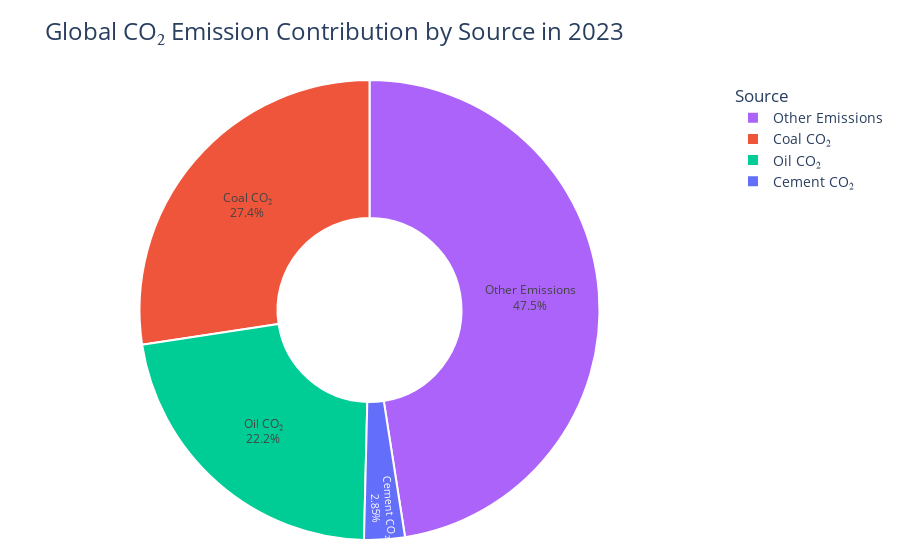

The cell this chart's notebook holds for it:
### Markdown cell above
# Pie Chart: CO₂ Emission Contributions by Source

This pie chart shows the contributions of different CO₂ emission sources for the most recent year in our dataset.  
The sources include:
- **Cement CO₂**
- **Coal CO₂**
- **Oil CO₂**
- **Other Emissions:** (calculated as Total CO₂ minus the sum of Cement, Coal, and Oil CO₂)

The visualization uses a donut style for a modern and clean look.

### Code cell
import plotly.express as px

# Prepare data for the latest year
latest_year = data_clean['year'].max()
df_latest = data_clean[data_clean['year'] == latest_year]

# Aggregate global sums
total_co2  = df_latest['co2'].sum()
cement_co2 = df_latest['cement_co2'].sum()
coal_co2   = df_latest['coal_co2'].sum()
oil_co2    = df_latest['oil_co2'].sum()
others     = total_co2 - (cement_co2 + coal_co2 + oil_co2)

# Build a DataFrame for plotting
pie_df = pd.DataFrame({
    'Source': ['Cement CO₂', 'Coal CO₂', 'Oil CO₂', 'Other Emissions'],
    'Emissions': [cement_co2, coal_co2, oil_co2, others]
})

# Create the donut chart
fig = px.pie(
    pie_df,
    names='Source',
    values='Emissions',
    hole=0.4,  # donut hole size
    title=f"Global CO₂ Emission Contribution by Source in {latest_year}",
    color='Source',
    color_discrete_sequence=px.colors.qualitative.Plotly
)

# Update layout for presentation quality
fig.update_traces(
    textposition='inside',
    textinfo='percent+label',
    hovertemplate='<b>%{label}</b><br>Emissions: %{value:,.0f} MtCO₂<extra></extra>',
    marker=dict(line=dict(color='#FFFFFF', width=2))
)

fig.update_layout(
    title_font_size=24,
    legend_title_text='Source',
    legend_font_size=14,
    margin=dict(t=80, b=20, l=20, r=20)
)

fig.show()

### Figure 1 — Plotly figure (JSON) as saved in the notebook; plotly's stock layout.template omitted (floating-point values rounded to 4 significant figures)
{"data": [{"customdata": [["Cement CO₂"], ["Coal CO₂"], ["Oil CO₂"], ["Other Emissions"]], "domain": {"x": [0, 1], "y": [0, 1]}, "hole": 0.4, "hovertemplate": "<b>%{label}</b><br>Emissions: %{value:,.0f} MtCO₂<extra></extra>", "labels": ["Cement CO₂", "Coal CO₂", "Oil CO₂", "Other Emissions"], "legendgroup": "", "marker": {"colors": ["#636EFA", "#EF553B", "#00CC96", "#AB63FA"], "line": {"color": "#FFFFFF", "width": 2}}, "name": "", "showlegend": true, "textinfo": "percent+label", "textposition": "inside", "type": "pie", "values": [6883.0, 66110.0, 53520.0, 114600.0]}], "layout": {"legend": {"font": {"size": 14}, "title": {"text": "Source"}, "tracegroupgap": 0}, "margin": {"b": 20, "l": 20, "r": 20, "t": 80}, "piecolorway": ["#636EFA", "#EF553B", "#00CC96", "#AB63FA", "#FFA15A", "#19D3F3", "#FF6692", "#B6E880", "#FF97FF", "#FECB52"], "title": {"font": {"size": 24}, "text": "Global CO₂ Emission Contribution by Source in 2023"}}}
